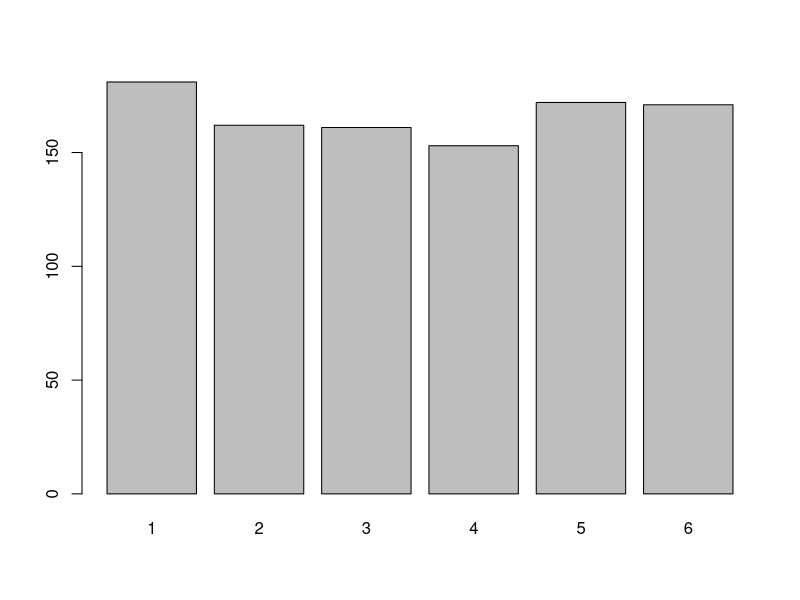
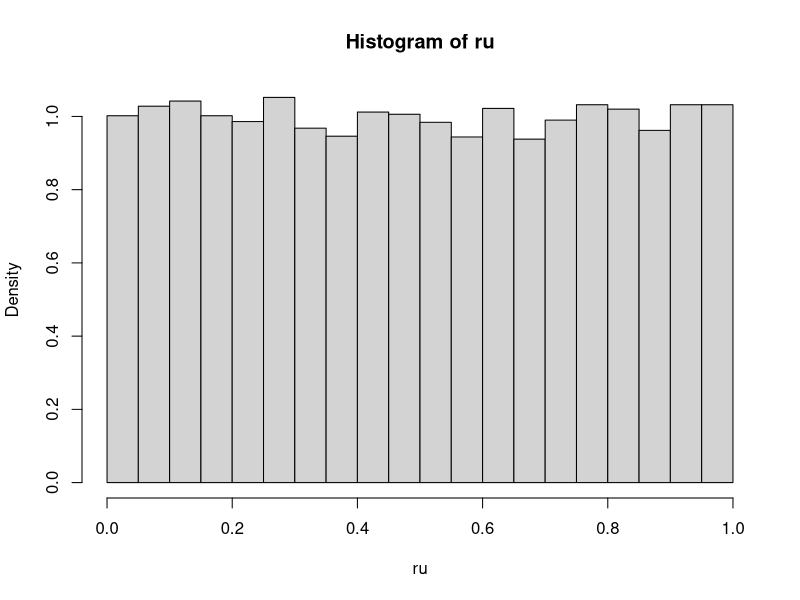
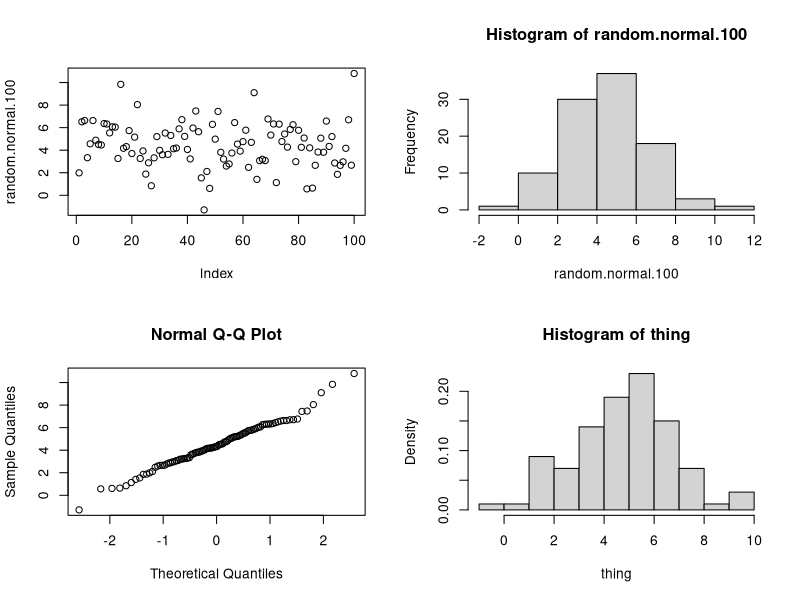
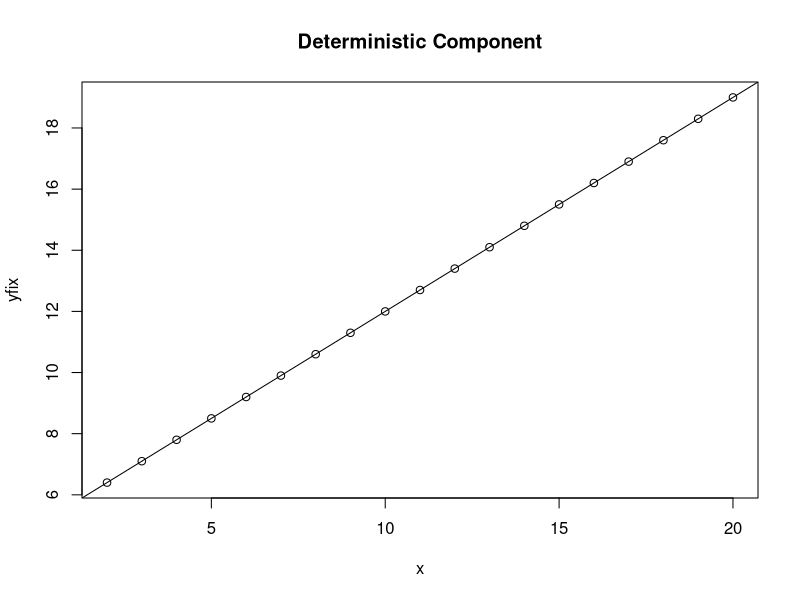
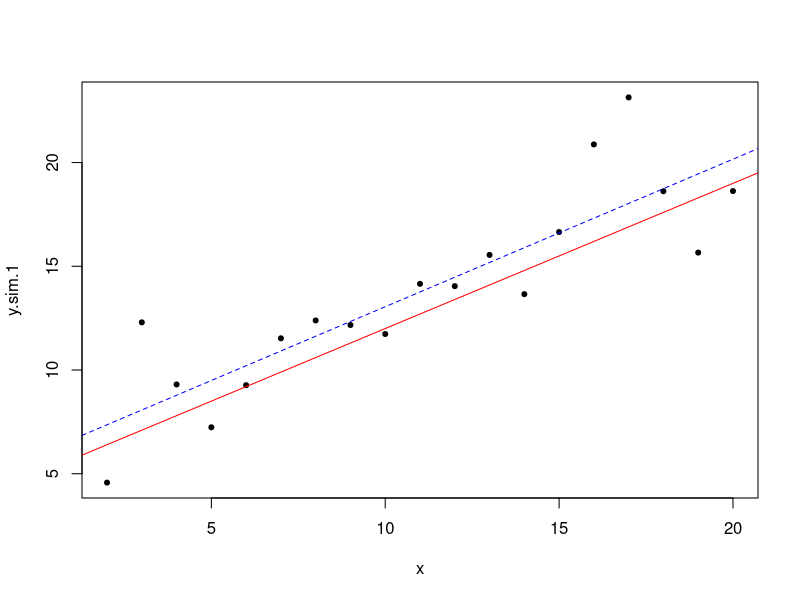
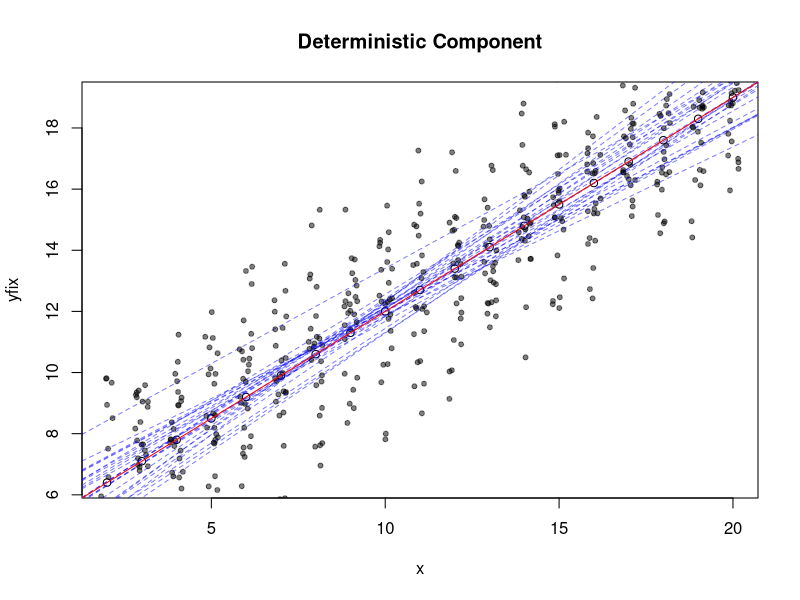

The R source for these figures, in order:
## ---- chunk 1
knitr::opts_chunk$set(echo = TRUE)
## ---- chunk 2
set.seed(720)
x <- rnorm(1000, mean = 5, sd = 1)
mean(x)
set.seed(720)
x <- rnorm(1000, mean = 5, sd = 1)
mean(x)
set.seed(720)
x <- rnorm(1000, mean = 5, sd = 1)
mean(x)
## ---- chunk 3
sample(1:6, size = 1 , replace = T , prob = NULL)
## ---- chunk 4
replicate(100, sample(1:6, size = 1 , replace = T , prob = NULL))
## ---- chunk 5
more_rolls <- sample(1:6, size = 1000 , replace = T , prob = NULL)
barplot(table(more_rolls))
## ---- chunk 6
sampling <- sample(c("A", "a"), size = 40, rep = T, prob = c(0.5, 0.5))
table(sampling)
## ---- chunk 7
freq1 <- table(sampling)/length(sampling)
sampling <- sample(c("A", "a"), size = 40, rep = T, prob = freq1)
table(sampling)
## ---- chunk 8
runif(n = 1, min = 0, max = 1)
## ---- chunk 9
ru <- runif(n = 10000, min = 0, max = 1)
head(ru)
tail(ru)
hist(ru, freq = F)
## ---- chunk 10
random.normal.100 <- rnorm(n = 100, mean = 5, sd= 2)
par(mfrow = c(2, 2))
plot(random.normal.100)
hist(random.normal.100)
qqnorm(y = random.normal.100)
## ---- chunk 11
random.normal.100 <- rnorm(n = 100, mean = 5, sd= 2)
thing <- replicate(100, random.normal.100)
hist(thing, freq = F)
## ---- chunk 12
par(mfrow=c(1,1))
a = 5
b = 0.7
x <- seq(2, 20)
yfix <- a + b*x
plot(yfix ~ x, main = "Deterministic Component")
abline(a = 5, b = 0.7)
## ---- chunk 13
y.sim.1 <- rnorm(length(x), mean = yfix, sd = 2.5)
plot(y.sim.1 ~ x, pch = 20)
abline(a = 5, b = 0.7, col = "red")
y.sim.1.lm <- lm(y.sim.1 ~ x)
abline(reg = y.sim.1.lm, lty = 2, col = "blue")

## ---- chunk 14
plot(yfix ~ x, main = "Deterministic Component")
for (i in 1:25) {
  x <- seq(2, 20)
  y.sim <- rnorm(length(x), mean = yfix, sd = 2)
  points(y.sim ~ jitter(x), pch = 20, col = rgb(0, 0, 0, alpha = 0.5))
  y.sim.lm <- lm(y.sim ~ x)
  abline(reg = y.sim.lm, lty = 2, col = rgb(0, 0, 1, alpha = 0.5))
}
abline(a = 5, b = 0.7, col = "red")
## ---- chunk 15
seq1 <- sample(c("A", "T", "C", "G"), 100000, replace = T, prob = rep(0.25, 4))
table(seq1)/length(seq1)
## ---- chunk 16
seq1_col <- paste(seq1, collapse = "")
## ---- chunk 17
x <- gregexpr("AACTTTT", seq1_col, fixed = T, useBytes = T)
length(unlist(x))
## ---- chunk 18
seq2 <- sample(c("A", "T", "C", "G"), 100000, replace = T, prob = c(0.3, 0.3, 0.2, 0.2))
table(seq2)/length(seq2)
seq2_col <- paste(seq2, collapse = "")
y <- gregexpr("AACTTTT", seq2_col, fixed = T, useBytes = T)
length(unlist(y))
